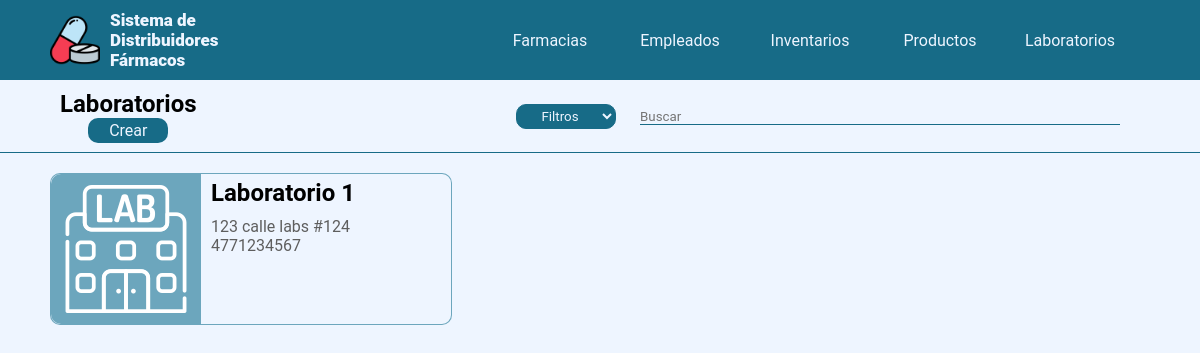
Before: /laboratories with the older database file.
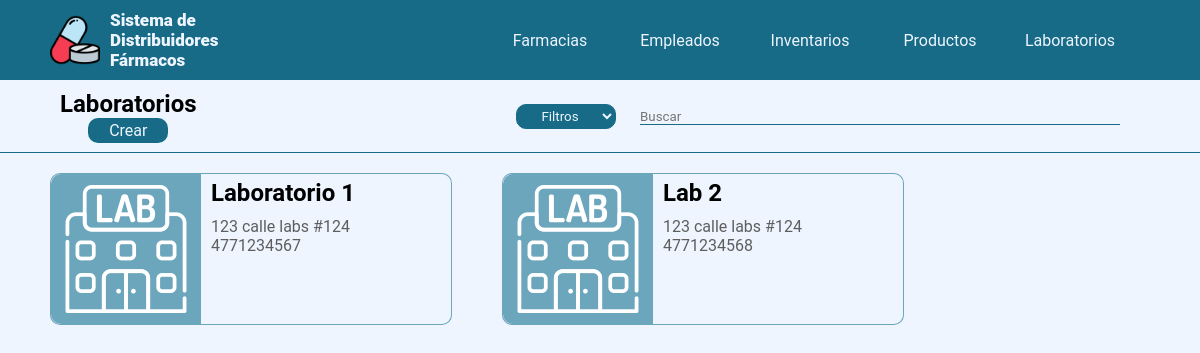
After: the same page with the newer database file.
### tables this page shows
CREATE TABLE Laboratories(
    laboratory_id INTEGER PRIMARY KEY AUTOINCREMENT, 
    laboratory_name TEXT, 
    laboratory_address TEXT, 
    laboratory_phone TEXT
);

### app.py (the view)
@app.route('/laboratories')
def get_laboratories():
    laboratories = Laboratory()._get_all_laboratories()
    filters = {
        'name' : 'Nombre',
        'address' : 'Dirección',
        'phone' : 'Teléfono'
    }
    return render_template('modules/laboratories/list.html', laboratories = laboratories, filters = filters)

### models/DataBase.py (called while the page is built)
    def connect_to_db(self):
        connection = sql.connect(self.db_name)
        cursor = connection.cursor()
        return connection, cursor

    def close_connection(self, connection):
        connection.commit()
        connection.close()

    def select_all(self, table):
        connection, cursor = self.connect_to_db()
        cursor.execute(
            f'''
            SELECT * FROM {table}
            '''
        )
        data = cursor.fetchall()
        self.close_connection(connection)
        return data

### models/Laboratory.py (called while the page is built)
    def _get_all_laboratories(self):
        laboratories = []
        data = DataBase().select_all("Laboratories")
        for laboratory in data:
            laboratory_obj = Laboratory(*laboratory)
            laboratories.append(laboratory_obj)
        return laboratories

### templates/modules/laboratories/list.html (shortened to what this page needs)
{% extends 'base/list.html' %}
{% block create_new %}
    <h2>Laboratorios</h2>
    <a href="/laboratories-form">Crear</a>
{% endblock %}
{% block filter_form %}/filtered-laboratories{% endblock %}
{% block main_content %}
    <div class="main--content--list">
        {% if laboratories %}
            {% for laboratory in laboratories %}
            <a href="#" class="card">
                <div class="card--img">
                    <img src="{{ url_for('static', filename='imgs/laboratory.png') }}">
                </div>
                <div class="card--info">
                    <h2>{{laboratory.name}}</h2>
                    <div class="card--info--details">
                        <p>{{laboratory.address}}</p>
                        <p>{{laboratory.phone}}</p>
                    </div>
                </div>
            </a>
            {% endfor %}
        {% else %}
            <div class="no--content">
                <img src="{{ url_for('static', filename='imgs/no-results.png')}}">
                <p>No hay laboratorios registrados</p>
            </div>
        {% endif %}
    </div>
{% endblock %}

Changed rows visible on the page:
added Laboratories: name "Lab 2", address "123 calle labs #124", phone "4771234568"
